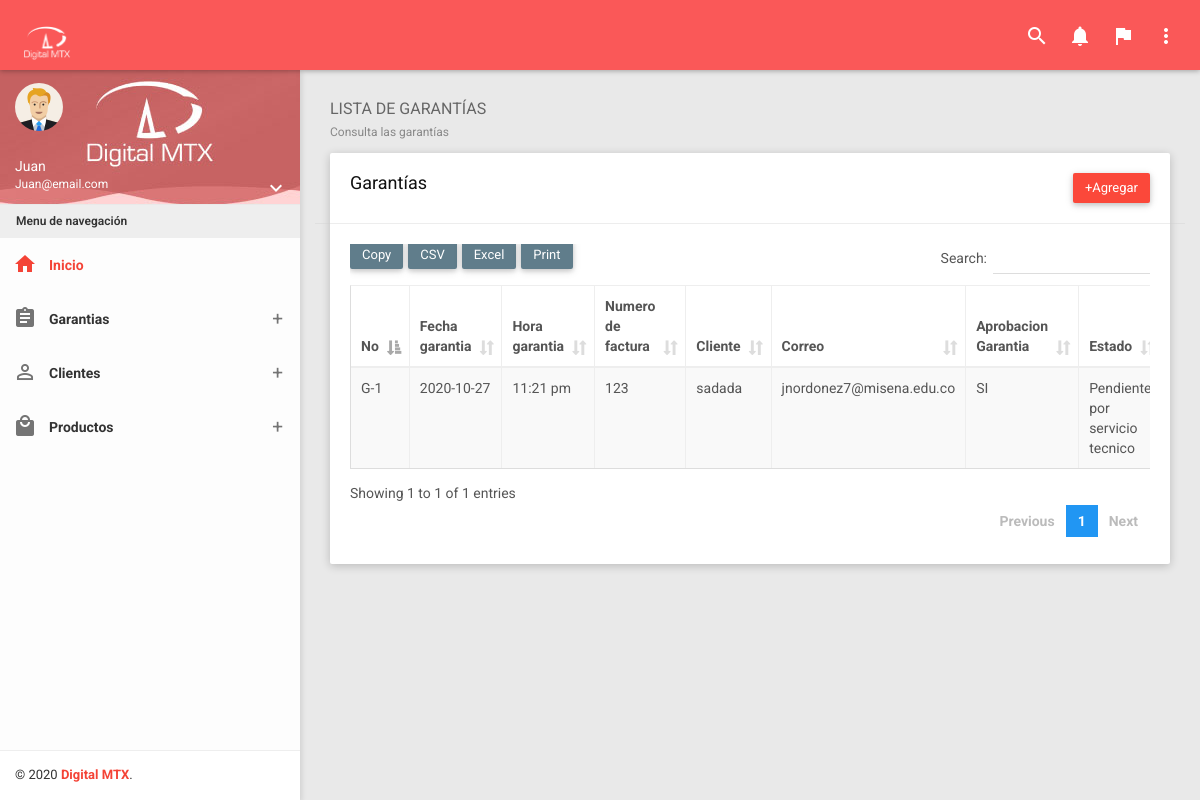
Page /?controller=garanty&method=listGaranty (signed in) on the committed database.
### tables this page shows
CREATE TABLE `mg_garantia` (
  `id` int(11) NOT NULL,
  `No_garantia` varchar(20) NOT NULL,
  `Fecha_ingreso` date NOT NULL,
  `Hora_ingreso` varchar(50) NOT NULL,
  `Numero_Factura` varchar(50) NOT NULL,
  `Punto_Venta` varchar(50) NOT NULL,
  `Fecha_Compra` date NOT NULL,
  `Nombre_Cliente` varchar(50) NOT NULL,
  `Identificacion_Cliente` varchar(50) NOT NULL,
  `Correo_Cliente` varchar(50) NOT NULL,
  `Direccion_Cliente` varchar(50) NOT NULL,
  `Proveedor` varchar(50) NOT NULL,
  `Flete` varchar(5) NOT NULL,
  `Departamento` varchar(50) DEFAULT NULL,
  `Municipio` varchar(50) DEFAULT NULL,
  `Valor_Flete` varchar(40) DEFAULT NULL,
  `No_Guia` varchar(20) DEFAULT NULL,
  `Transportadora` varchar(50) DEFAULT NULL,
  `Observacion_Empleado` text NOT NULL,
  `Empleado` varchar(50) NOT NULL
);

CREATE TABLE `mg_detalle_garantia` (
  `id` int(11) NOT NULL,
  `Codigo_Producto` varchar(50) DEFAULT NULL,
  `Descripcion_Producto` text DEFAULT NULL,
  `Marca_Producto` varchar(50) DEFAULT NULL,
  `Sello_Producto` varchar(50) DEFAULT NULL,
  `Referencia` varchar(50) DEFAULT NULL,
  `Id_Garantia` int(11) DEFAULT NULL,
  `Observacion_Cliente` text DEFAULT NULL,
  `Aprobacion_Garantia` varchar(5) DEFAULT NULL,
  `Estado` varchar(50) DEFAULT NULL
);

### Controllers/GarantyController.php (called while the page is built, shortened)
<?php
require 'Models/Garanty.php';
class GarantyController
{
  private $model;
  public function __construct()
  {
    $this->model = new Garanty;
  }
  public function listGaranty()
  {
    require 'Views/Layout.php';
    $garanties = $this->model->getAllDet();
    require 'Views/Garanty/listGaranty.php';
  }
}

### Models/Garanty.php (called while the page is built, shortened)
<?php
class Garanty
{
    private $pdo;
    public function __construct()
    {
        try {
            $this->pdo = new Conexion;
        } catch (PDOException $e) {
            die($e->getMessage());
        }
    }
    public function getAllDet()
    {
        try {
            $strSql = "SELECT g.*,d.* FROM  mg_garantia g INNER JOIN mg_detalle_garantia d ON g.id = d.Id_Garantia";
            $query = $this->pdo->select($strSql);
            return $query;
        } catch (PDOException $e) {
            die($e->getMessage());
        }
    }
}

### Providers/Database.php (called while the page is built, shortened)
<?php
class Conexion extends PDO
{
	public function select($strSql, $arrayData = array(), $fetchMode = PDO::FETCH_OBJ)
	{
		$query = $this->prepare($strSql);
		if (!$query->execute())
			echo "Error, la consulta no se realizó";
		else
			return $query->fetchAll($fetchMode);
	}
}

### Views/Garanty/listGaranty.php (the view, shortened to what this page needs)
<section class="content">
    <div class="container-fluid">
        <div class="block-header">
            <h2>
                LISTA DE GARANTÍAS
                <small>Consulta las garantías</small>
            </h2>
        </div>
        <div class="row clearfix">
            <div class="col-lg-12 col-md-12 col-sm-12 col-xs-12">
                <div class="card">
                    <div class="header row">
                        <div class="col-sm-6">
                            <h2>Garantías</h2>
                        </div>
                        <div class="col-sm-6 text-right">
                           <a href="?controller=garanty&method=new" class="btn btn-danger float-right">+Agregar</a>
                        </div>
                    </div>
                    <div class="body">
                        <div class="table-responsive">
                            <table class="table table-bordered table-striped table-hover dataTable js-exportable">
                                <thead>
                                    <tr>
                                        <th>No</th>
                                        <th>Fecha garantia</th>
                                        <th>Hora garantia</th>
                                        <th>Numero de factura</th>
                                        <th>Cliente</th>
                                        <th>Correo</th>
                                        <th>Aprobacion Garantia</th>
                                        <th>Estado</th>
                                    </tr>
                                </thead>
                                <tbody>
                                    <?php foreach ($garanties as $key => $garanty) {
                                        if($key == 0){?>
                                        <tr>
                                            <td><?php echo $garanty->No_garantia ?></td>
                                            <td><?php echo $garanty->Fecha_ingreso ?></td>
                                            <td><?php echo $garanty->Hora_ingreso ?></td>
                                            <td><?php echo $garanty->Numero_Factura ?></td>
                                            <td><?php echo $garanty->Nombre_Cliente ?></td>
                                            <td><?php echo $garanty->Correo_Cliente ?></td>
                                            <td><?php echo $garanty->Aprobacion_Garantia ?></td>
                                            <td><?php echo $garanty->Estado ?></td>
                                        </tr>
                                    <?php }
                                    } ?>
                                </tbody>
                            </table>
                        </div>
                    </div>
                </div>
            </div>
        </div>
    </div>
</section>

### rows in the picture
mg_garantia: No_garantia "G-1", Fecha_ingreso "2020-10-27", Hora_ingreso "11:21 pm", Numero_Factura "123", Nombre_Cliente "sadada", Correo_Cliente "jnordonez7@misena.edu.co", mg_detalle_garantia.Aprobacion_Garantia "SI", mg_detalle_garantia.Estado "Pendiente por servicio tecnico"

### other values in the picture
$_SESSION['user']->nombre "Juan"
$_SESSION['user']->correo "Juan@email.com"
